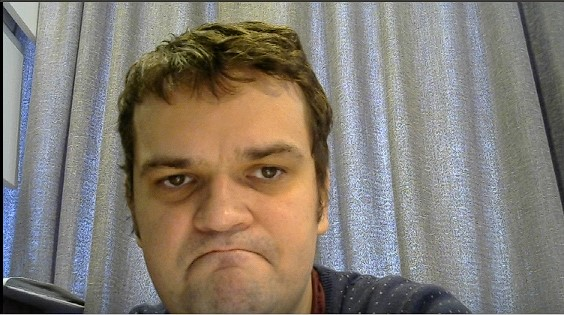
//> input picture example.jpg, 564 x 315 px
$ ./main example.jpg   (built with g++ and OpenCV 4)
//> lines starting //> are read from the running program, lines starting //| are printed output that depends on the picture; after the words box and inside, x2 and y2 are one past the last pixel; in counts of white or black regions, pixels touching at a corner belong together
#include <opencv2/core/core.hpp>
#include <opencv2/highgui/highgui.hpp>
#include <opencv2/imgproc.hpp>

#include <iostream>

using namespace std;
using namespace cv;

int main(int argc, char* argv[])
{
    Mat image = imread(argv[1]);
//> image is the input picture: 315 rows x 564 cols, CV_8UC3; mean B, G, R 115.1, 124.6, 132.4
    Mat image_hsv = imread(argv[1]);
    Mat image_gray = imread(argv[1]);
    Mat image_bin = imread(argv[1]);
    Mat image_for_draw = imread(argv[1]);

    cvtColor(image_hsv, image_hsv, COLOR_BGR2HSV);
//> image_hsv: 315 rows x 564 cols, CV_8UC3; mean H, S, V 57.2, 59.2, 139
    cvtColor(image_gray, image_gray, COLOR_BGR2GRAY);
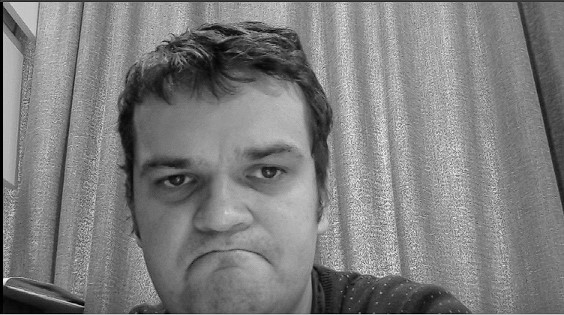
//> image_gray: 315 rows x 564 cols, CV_8UC1; min 0, max 245, mean 125.9
    cvtColor(image_bin, image_bin, COLOR_BGR2GRAY);
    threshold(image_bin, image_bin, 127, 255, THRESH_BINARY);
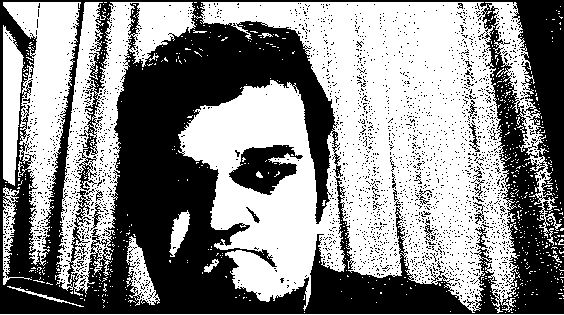
//> image_bin: 315 rows x 564 cols, CV_8UC1; 54.7% white; 2546 black regions (2528 under 20 px), largest, box (x1, y1, x2, y2) and area: (0, 0, 564, 314) 72454, (229, 145, 303, 195) 2048, (468, 123, 480, 152) 102
    circle(image_for_draw, Point(175,180), 25, Scalar(255, 0, 0), 2);
    circle(image_for_draw, Point(270,175), 25, Scalar(255, 0, 0), 2);
    rectangle(image_for_draw, Point(175,240), Point(280,280), Scalar(0, 0, 255), 2);
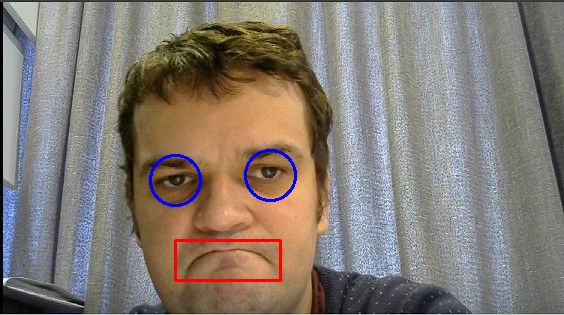
//> image_for_draw: 315 rows x 564 cols, CV_8UC3; mean B, G, R 115.7, 123.5, 132.1

    namedWindow("Original image");
    namedWindow("HSV image");
    namedWindow("GRAY image");
    namedWindow("BINARY image");
    namedWindow("DRAW image");

    imshow("Original image", image);
    imshow("HSV image", image_hsv);
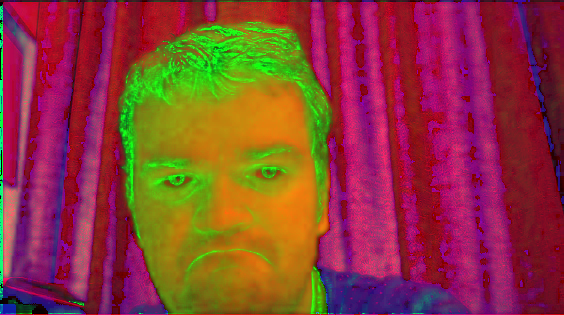
//> window 'HSV image': 315 rows x 564 cols, CV_8UC3; mean B, G, R 57.2, 59.2, 139
    imshow("GRAY image", image_gray);
    imshow("BINARY image", image_bin);
    imshow("DRAW image", image_for_draw);

    waitKey(0);

    return 0;
}
